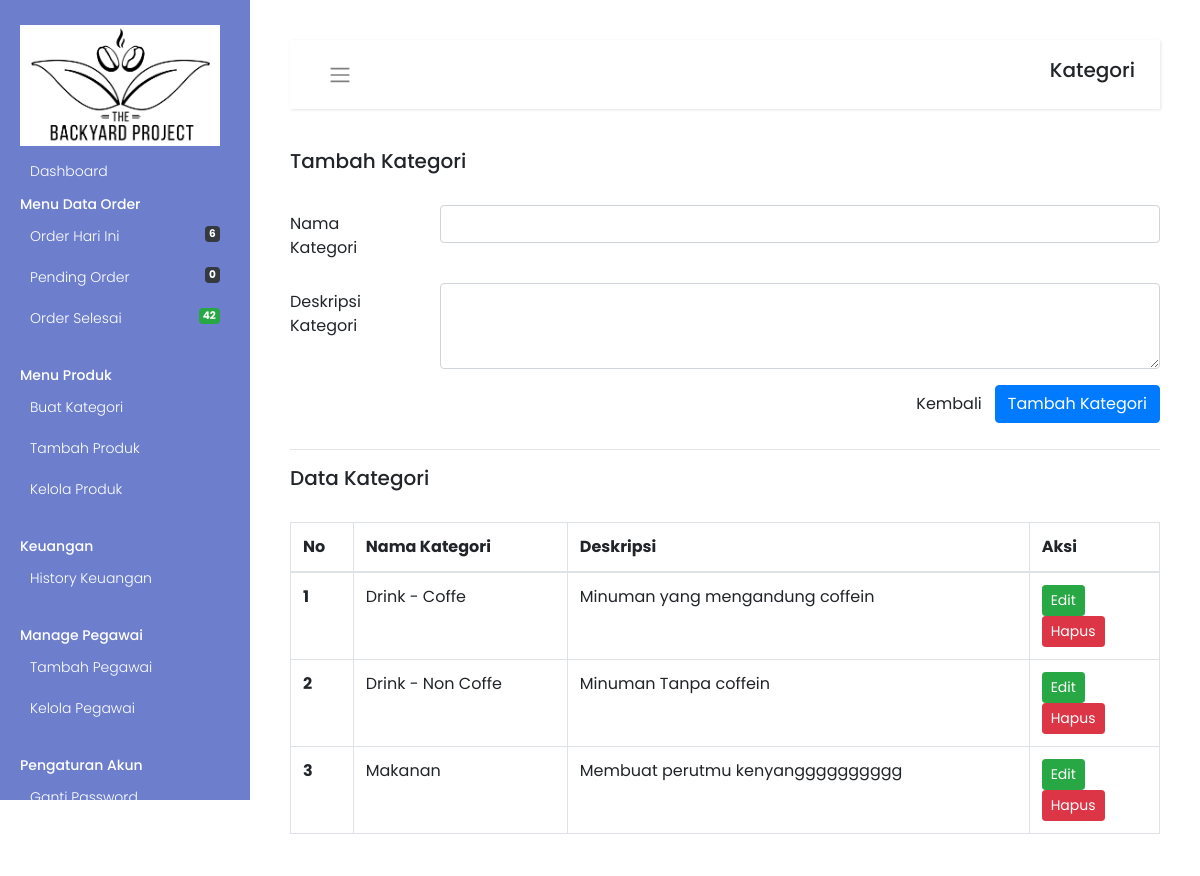
Page /admin/kategori.php (signed in) on the committed database.
### tables this page shows
CREATE TABLE `category` (
  `id` int(11) NOT NULL,
  `categoryName` varchar(255) NOT NULL,
  `categoryDescription` varchar(255) NOT NULL
);

### admin/kategori.php (the view, shortened to what this page needs)
<?php
include('include/config.php');
?>
<?php include 'head.php' ?>
<?php include 'sidebar.php' ?>
<div id="content">
  <nav class="navbar navbar-expand-lg navbar-light bg-white">
    <div class="container-fluid">
      <button type="button" id="sidebarCollapse" class="btn btn-link">
        <i class="navbar-toggler-icon"></i>
      </button>
      <h5>Kategori</h5>
    </div>
  </nav>
  <h5>Tambah Kategori</h5><br>
  <form method="POST">
    <div class="form-group row">
      <label for="category" class="col-sm-2 col-form-label">Nama Kategori</label>
      <div class="col-sm-10">
        <input type="text" class="form-control" id="category" name="category" required>
      </div>
    </div>
    <div class="form-group row">
      <label for="description" class="col-sm-2 col-form-label">Deskripsi Kategori</label>
      <div class="col-sm-10">
        <textarea class="form-control" id="description" rows="3" name="description" required></textarea>
      </div>
    </div>
    <input type="submit" name="submit" value="Tambah Kategori" class="btn btn-primary float-right">
    <a href="menu.php" class="btn btn-link float-right">Kembali</a>
  </form>
  <br><br>
  <hr>
  <h5>Data Kategori</h5><br>
  <table class="table table-bordered">
    <thead>
      <tr>
        <th scope="col">No</th>
        <th scope="col">Nama Kategori</th>
        <th scope="col">Deskripsi</th>
        <th scope="col">Aksi</th>
      </tr>
    </thead>
    <tbody>
      <?php $query = mysqli_query($con, "SELECT * from category");
      $cnt = 1;
      while ($row = mysqli_fetch_array($query)) {
      ?>
        <tr>
          <th scope="row"><?php echo htmlentities($cnt); ?></th>
          <td><?php echo htmlentities($row['categoryName']); ?></td>
          <td><?php echo htmlentities($row['categoryDescription']); ?></td>
          <td width="15%">
            <a href="edit-kategori.php?id=<?php echo $row['id'] ?>" class="btn btn-success btn-sm text-white">Edit</a>
            <a href="kategori.php?id=<?php echo $row['id'] ?>&del=delete" onClick="return confirm('Are you sure you want to delete?')" class="btn btn-danger btn-sm text-white">Hapus</a>
          </td>
        </tr>
      <?php $cnt = $cnt + 1;
      } ?>
    </tbody>
  </table>
</div>

### assets/css/custom-sidebar.css (style rules this page uses)
* { font-family: "Poppins", sans-serif; }
.wrapper a, .wrapper a:hover, .wrapper a:focus { color: inherit; text-decoration: none; -webkit-transition: all 0.3s; transition: all 0.3s; }
.wrapper .navbar { padding: 15px 10px; background: #fff; border: none; border-radius: 0; margin-bottom: 40px; -webkit-box-shadow: 1px 1px 3px rgba(0, 0, 0, 0.1); box-shadow: 1px 1px 3px rgba(0, 0, 0, 0.1); }
.wrapper #content { width: calc(100% - 250px); padding: 40px; min-height: 100vh; -webkit-transition: all 0.3s; transition: all 0.3s; position: absolute; top: 0; right: 0; }

### rows in the picture
category: categoryName "Drink - Coffe", categoryDescription "Minuman yang mengandung coffein"
category: categoryName "Drink - Non Coffe", categoryDescription "Minuman Tanpa coffein"
category: categoryName "Makanan", categoryDescription "Membuat perutmu kenyangggggggggg"

### other values in the picture
$num_rows1 "6"
$num "0"
$num1 "42"
